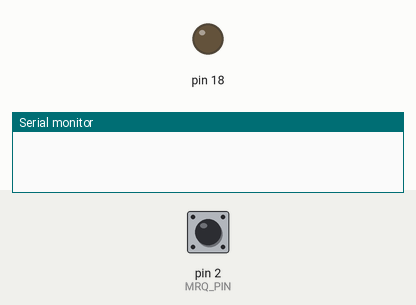
Simulated run of this sketch. Board: Arduino Uno, built with avr-gcc and run on an emulated ATmega328P. Shown: output pins drawn as LEDs (lit = HIGH), the last lines printed to the serial monitor. Dashed ring = blinking. Inputs (shaded band) come from the test bench; at power-on: pin 2 (MRQ_PIN) LOW.

Above: at 1.2 s.
1.3 s: pin 2 (MRQ_PIN) pulsed HIGH 5 times (0.12 s each, 0.3 s apart)
At 2.41 s:
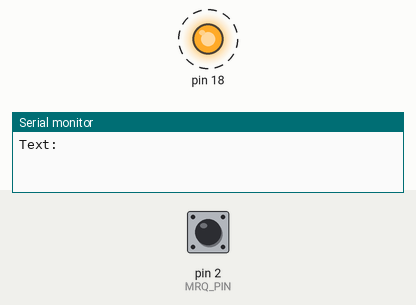
Timing chart, 0 to 4.3 s (numbered marks = the images above; inputs shaded):
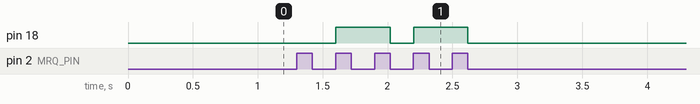

The sketch:

opel-mid-display.ino
```cpp
#include <avr/interrupt.h>
#include <util/twi.h>
#include "TIDDisplay.hpp"

#define MRQ_PIN 2

TIDDisplay tidDisplay(MRQ_PIN);

void emergencyReset() {
    asm volatile("jmp 0");
}

void dataReceived(const TIDDisplay::DisplayData& data) {
    if (data.rds) Serial.print("RDS ");
    if (data.stereo) Serial.print("Stereo ");
    Serial.println();

    Serial.print("Text: ");
    for (int i = 0; i < 8; i++) {
        if (data.text[i] >= 32 && data.text[i] <= 126) {
            Serial.print((char)data.text[i]);
        }
    }
    Serial.println();
}

void setup() {
  Serial.begin(9600);

  tidDisplay.begin();
  tidDisplay.onBusError(emergencyReset);
  tidDisplay.onDataReceived(dataReceived);
}

void loop() {
  tidDisplay.process();
}
```

TIDDisplay.cpp
```cpp
#include "TIDDisplay.hpp"

TIDDisplay* TIDDisplay::instance = nullptr;

TIDDisplay::TIDDisplay(uint8_t mrqPin)
  : mrqPin(mrqPin),
    mrqTriggered(false), transmissionStarted(false), dataReceived(false),
    busErrorCallback(nullptr), dataReceivedCallback(nullptr) {
  noInterrupts();
  memset((void*)received_data, 0, sizeof(received_data));
  instance = this;
  interrupts();
}

void TIDDisplay::begin() {
  pinMode(mrqPin, INPUT);
  attachInterrupt(digitalPinToInterrupt(mrqPin), onMRQInterruptWrapper, CHANGE);
  i2cInit();
  interrupts();
}

void TIDDisplay::onBusError(Callback callback) {
  busErrorCallback = callback;
}

void TIDDisplay::onDataReceived(DataCallback callback) {
  dataReceivedCallback = callback;
}

void TIDDisplay::i2cInit() {
  TWAR = (SLAVE_ADDRESS << 1);                     // set slave address
  TWCR = (1 << TWEN) | (1 << TWIE) | (1 << TWEA);  // enable I2C, interrupts, ACKs
  TWSR = 0x00;                                     // reset state register
}


ISR(TWI_vect) {
  TIDDisplay::instance->interruptHandler();
}

void TIDDisplay::interruptHandler() {
  if (TIDDisplay::instance == nullptr) {
    return;
  }

  TIDDisplay* instance = TIDDisplay::instance;
  static uint8_t byte_index = 0;
  switch (TW_STATUS) {
    // start condition
    case TW_SR_SLA_ACK:
      byte_index = 0;
      break;
    // data received & acked
    case TW_SR_DATA_ACK:
      if (byte_index < sizeof(instance->received_data)) {
        instance->received_data[byte_index++] = TWDR;
      }
      break;
    case TW_BUS_ERROR:
      TWCR = 0;
      instance->busErrorCallback();
      return;
      // for some reason this does not get triggered, though it's visible in the bus capture
      // case TW_SR_STOP:
      // break;
  }
  TWCR = (1 << TWIE) | (1 << TWINT) | (1 << TWEA) | (1 << TWEN);
}

void TIDDisplay::handleInterrupt() {
  if (digitalRead(2) == HIGH) {
    // rising edge
    if (transmissionStarted)  // master set MRQ to high at the end of comms
      dataReceived = true;
  } else {
    // falling edge
    if (!transmissionStarted)  // master set MRQ to low at the start of comms
      mrqTriggered = true;
  }
}

void TIDDisplay::handleMRQ() {   // this gets executed on first falling edge on MRQ during start of the transmission
    TWI_disable();
    pinMode(SDA, OUTPUT);
    delayMicroseconds(100);      // await 100us and...
    digitalWrite(SDA, LOW);  // pull SDA low

    while (digitalRead(mrqPin) != HIGH);  // await master to pull MRQ high

    delayMicroseconds(100);       // await 100us and...
    digitalWrite(SDA, HIGH);  // pull SDA high
    pinMode(SDA, INPUT);      // let master control SDA for real I2C

    noInterrupts();
    transmissionStarted = true;
    interrupts();

    TWI_enable();
  }

  bool TIDDisplay::waitForData() {
    unsigned long startTime = millis();
    while (!dataReceived) {
      if (millis() - startTime >= RECEIVE_TIMEOUT_MILLIS) {
        return false;
      }
    }
    return true;
  }

  void TIDDisplay::notifyDataReceived() {
    if (dataReceivedCallback) {
      DisplayData data;
      data.dot = received_data[0] & 0b10000000;
      data.rds = received_data[0] & 0b01000000;
      data.tp = received_data[0] & 0b00100000;
      data.stereo = received_data[0] & 0b00010000;
      data.as = received_data[0] & 0b00000100;
      data.tp_brackets = received_data[0] & 0b00000010;

      data.cd_in = received_data[1] & 0b10000000;
      data.dolby_c = received_data[1] & 0b01000000;
      data.dolby_b = received_data[1] & 0b00100000;
      data.cr = received_data[1] & 0b00010000;
      data.cps = received_data[1] & 0b00001000;

      for (int i = 0; i < 8; ++i) {
        data.text[i] = (received_data[i+2] >> 1);
      }

      dataReceivedCallback(data);
    }
  }

  void TIDDisplay::resetState() {
    noInterrupts();
    transmissionStarted = false;
    dataReceived = false;
    mrqTriggered = false;
    memset((void*)received_data, 0, sizeof(received_data));
    interrupts();
  }

  void TIDDisplay::TWI_disable() {
    noInterrupts();
    TWCR &= ~(1 << TWEN);
    interrupts();
  }

  void TIDDisplay::TWI_enable() {
    noInterrupts();
    TWCR = (1 << TWEN) | (1 << TWIE) | (1 << TWEA);
    interrupts();
  }

  void TIDDisplay::process() {
    if (mrqTriggered) {
      handleMRQ();

      if (waitForData()) {
        notifyDataReceived();
      } else {
        TWI_disable();
      }

      resetState();
    }
  }

  void TIDDisplay::onMRQInterruptWrapper() {
    instance->handleInterrupt();
  }
```

TIDDisplay.hpp
```cpp
#ifndef TID_DISPLAY_HPP
#define TID_DISPLAY_HPP

#include <avr/interrupt.h>
#include <util/twi.h>
#include <Arduino.h>

#define SLAVE_ADDRESS 0x4A
#define RECEIVE_TIMEOUT_MILLIS 500

class TIDDisplay {
public:
  static TIDDisplay* instance;

  struct DisplayData {
    bool dot;
    bool rds;
    bool tp;
    bool stereo;
    bool as;
    bool tp_brackets;
    bool cd_in;
    bool dolby_c;
    bool dolby_b;
    bool cr;
    bool cps;
    char text[8];
  };

  using Callback = void (*)();
  using DataCallback = void (*)(const DisplayData&);

  TIDDisplay(uint8_t sclPin);

  void begin();
  void onBusError(Callback callback);
  void onDataReceived(DataCallback callback);
  void process();
  static void interruptHandler();

private:
  uint8_t mrqPin;

  volatile bool mrqTriggered;
  volatile bool transmissionStarted;
  volatile bool dataReceived;
  volatile uint8_t received_data[10];

  Callback busErrorCallback;
  DataCallback dataReceivedCallback;

  void i2cInit();
  void handleInterrupt();
  void handleMRQ();
  bool waitForData();
  void notifyDataReceived();
  void resetState();
  void TWI_disable();
  void TWI_enable();

  static void onMRQInterruptWrapper();
};

#endif
```

Measured:
- after the input at 1.3 s, pin 18: alternates HIGH for 0.42 s and LOW for 0.18 s, 4 changes in all, then stays LOW, starting after 0.30 s
